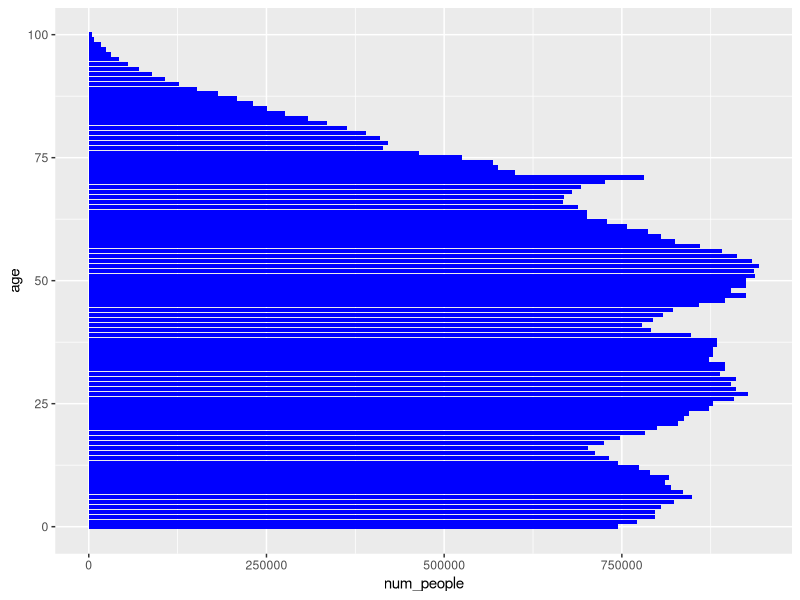
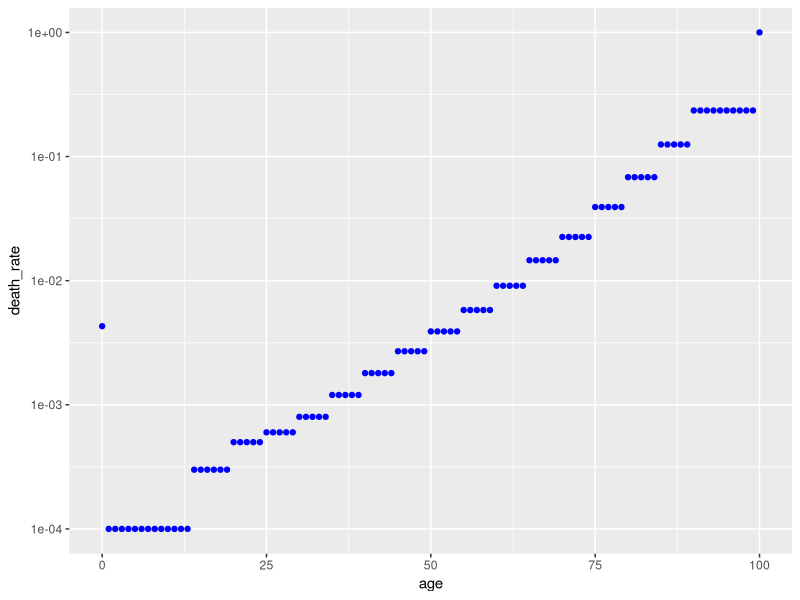
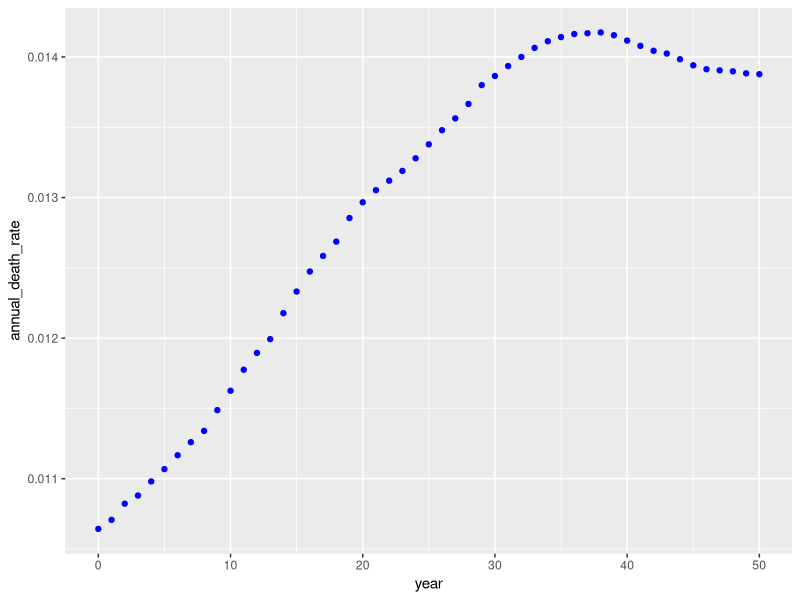
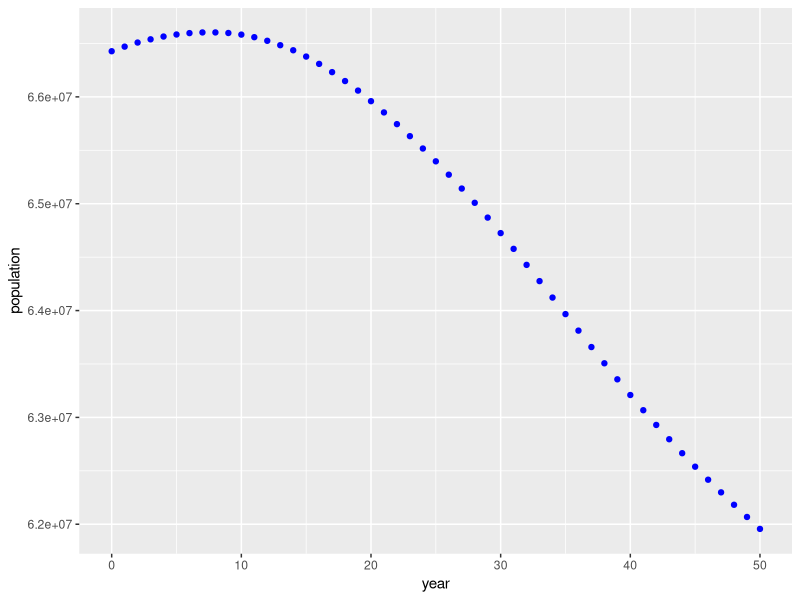
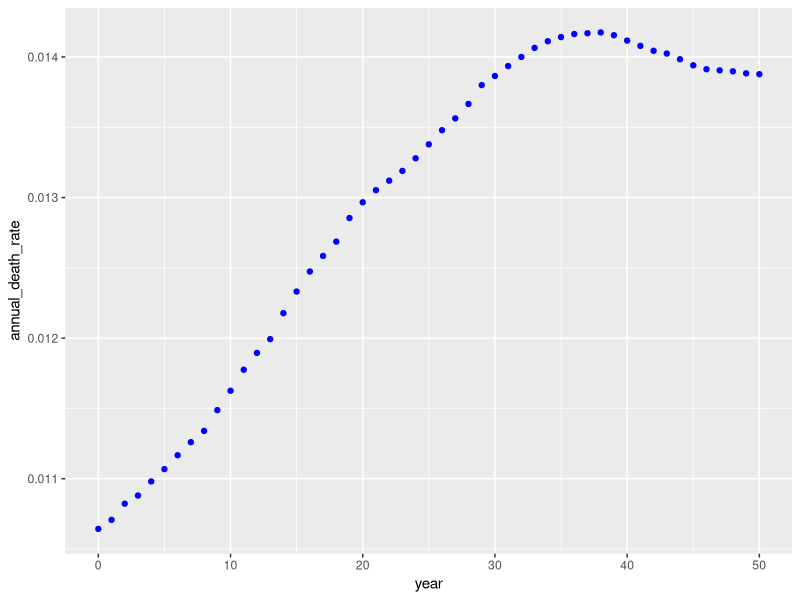
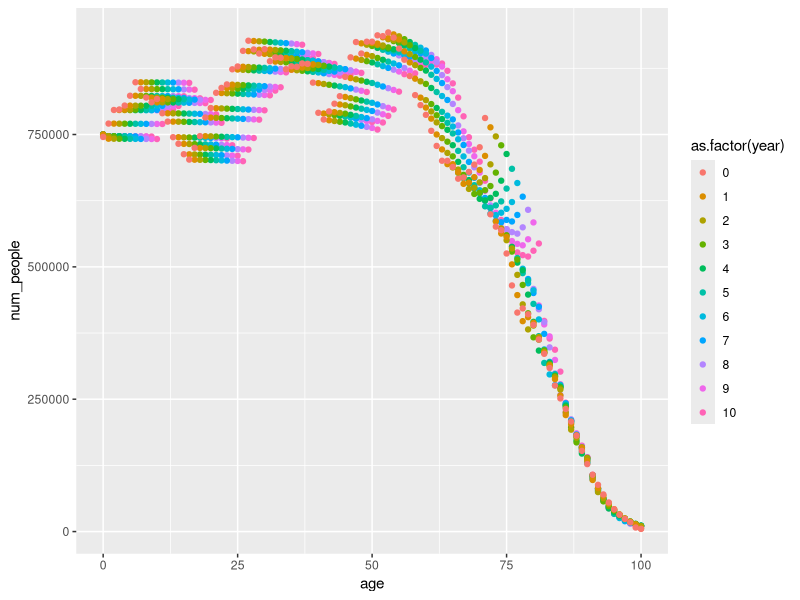
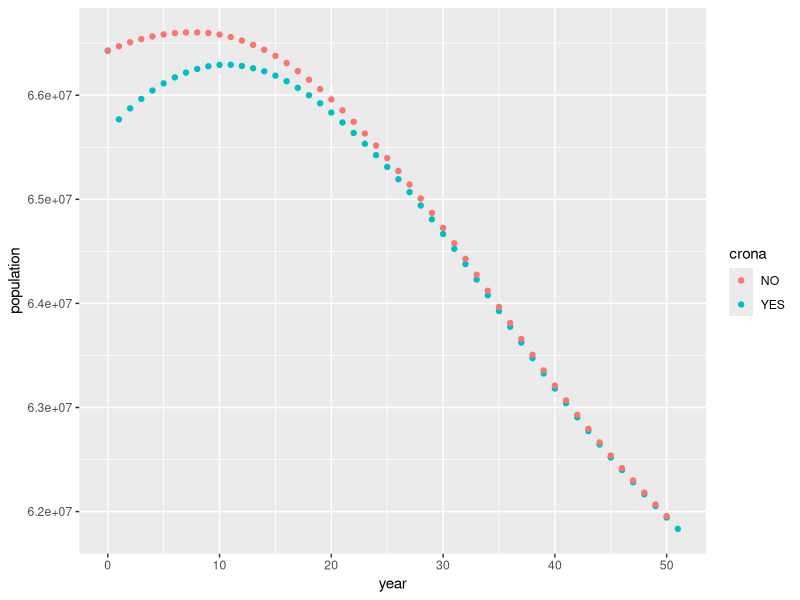
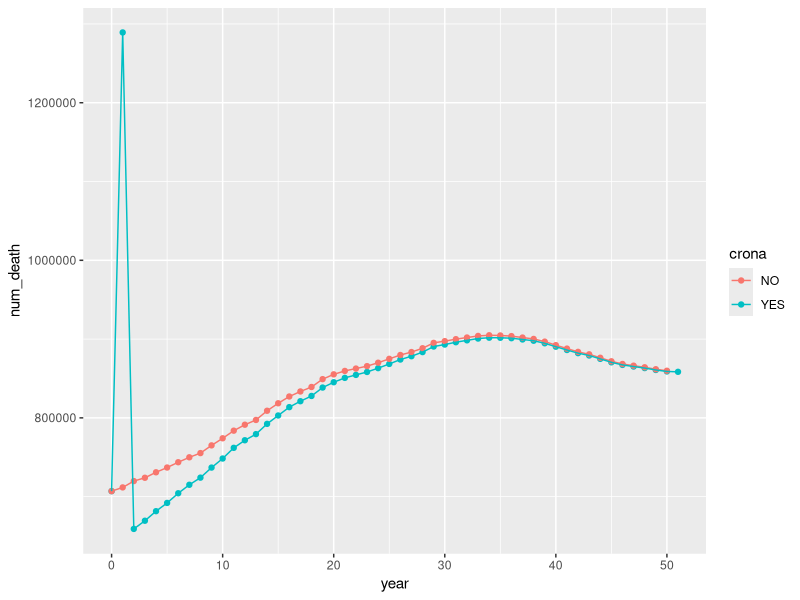

Generate these figures, in order, with R:
## ---- chunk 1
knitr::opts_chunk$set(echo = TRUE)
## ---- chunk 2
#### INIT

library(dplyr)
library(ggplot2)

#### Read demo

demog <- 
    inner_join(read.csv("death_rate_v_age.csv"), read.csv("num_people_v_age.csv"), by = "age") %>%
    mutate(year = 0)

#### sanity checks

demog %>% 
    ggplot(aes(x = age, y = num_people)) + 
    geom_bar(stat = "identity", fill = "blue") +
    coord_flip() 

demog %>% 
    ggplot(aes(x = age, y = death_rate)) + 
    geom_point(colour = "blue") + 
    scale_y_log10()

demog %>% summarise(num_death = sum(num_people*death_rate), population = sum(num_people))
demog %>% summarise(annual_rate = sum(num_people*death_rate) / sum(num_people))

#### Generate next years

num_years <- 50
annual_birth <- 750000
demog_nocrona <- demog

for(i in (1:num_years)){
    demog_nocrona <- 
        demog_nocrona %>% 
        filter(year == max(year)) %>%
        mutate(num_people = num_people * (1-death_rate),
               num_people = num_people %>% lag(1),
               num_people = replace(num_people, is.na(num_people), annual_birth),
               year = year + 1) %>%
        rbind(demog_nocrona)
}

#### time-series summaries

demog_nocrona_summary <- 
    demog_nocrona %>% 
    group_by(year) %>% 
    summarise(num_death = sum(num_people*death_rate), population = sum(num_people)) %>%
    mutate(annual_death_rate = num_death/population)

demog_nocrona_summary %>% 
    ggplot(aes(x = year, y =annual_death_rate)) +
    geom_point(colour = "blue")

demog_nocrona_summary %>% 
    ggplot(aes(x = year, y =population)) +
    geom_point(colour = "blue")

demog_nocrona_summary %>% 
    ggplot(aes(x = year, y =annual_death_rate)) + 
    geom_point(colour = "blue")

demog_nocrona %>% 
    filter(year <= 10) %>%
    ggplot(aes(x = age, y = num_people, colour = as.factor(year))) + 
    geom_point() 

############# with crona

#### Generate next years

demog_crona <- demog

demog_crona <- 
    demog_crona %>% 
    filter(year == max(year)) %>%
    mutate(death_rate = 2 * death_rate, 
           num_people = num_people * (1-death_rate),
           num_people = num_people %>% lag(1),
           num_people = replace(num_people, is.na(num_people), annual_birth),
           year = year + 1) %>%
    rbind(demog_crona)

demog_crona <- 
    demog_crona %>% 
    filter(year == max(year)) %>%
    mutate(death_rate = death_rate / 2, 
           num_people = num_people * (1-death_rate),
           num_people = num_people %>% lag(1),
           num_people = replace(num_people, is.na(num_people), annual_birth),
           year = year + 1) %>%
    rbind(demog_crona)

for(i in (1:(num_years-1))){
    demog_crona <- 
        demog_crona %>% 
        filter(year == max(year)) %>%
        mutate(num_people = num_people * (1-death_rate),
               num_people = num_people %>% lag(1),
               num_people = replace(num_people, is.na(num_people), annual_birth),
               year = year + 1) %>%
        rbind(demog_crona)
}

#### time-series summaries

demog_crona_summary <- 
    demog_crona %>% 
    group_by(year) %>% 
    summarise(num_death = sum(num_people*death_rate), population = sum(num_people)) %>%
    mutate(annual_death_rate = num_death/population)

#### Comparing Crona and no-Crona

demog_summary <- 
    rbind(demog_crona_summary %>% mutate(crona = "YES"),
          demog_nocrona_summary %>% mutate(crona = "NO"))

demog_summary %>% ggplot(aes(x = year, y = population, colour = crona)) + geom_point()
demog_summary %>% ggplot(aes(x = year, y = num_death, colour = crona)) + geom_point() + geom_line() 
demog_summary %>% ggplot(aes(x = year, y = annual_death_rate, colour = crona)) + geom_point() 

demog_summary %>% 
    group_by(crona) %>%
    mutate(tot_death = cumsum(num_death)) %>%
    ggplot(aes(x = year, y = tot_death, colour = crona)) +
    geom_point()

demog_summary %>% 
    filter(year <= 20) %>%
    group_by(crona) %>%
    mutate(tot_death = cumsum(num_death)) %>%
    ggplot(aes(x = year, y = tot_death, colour = crona)) +
    geom_point() +
    geom_line()
